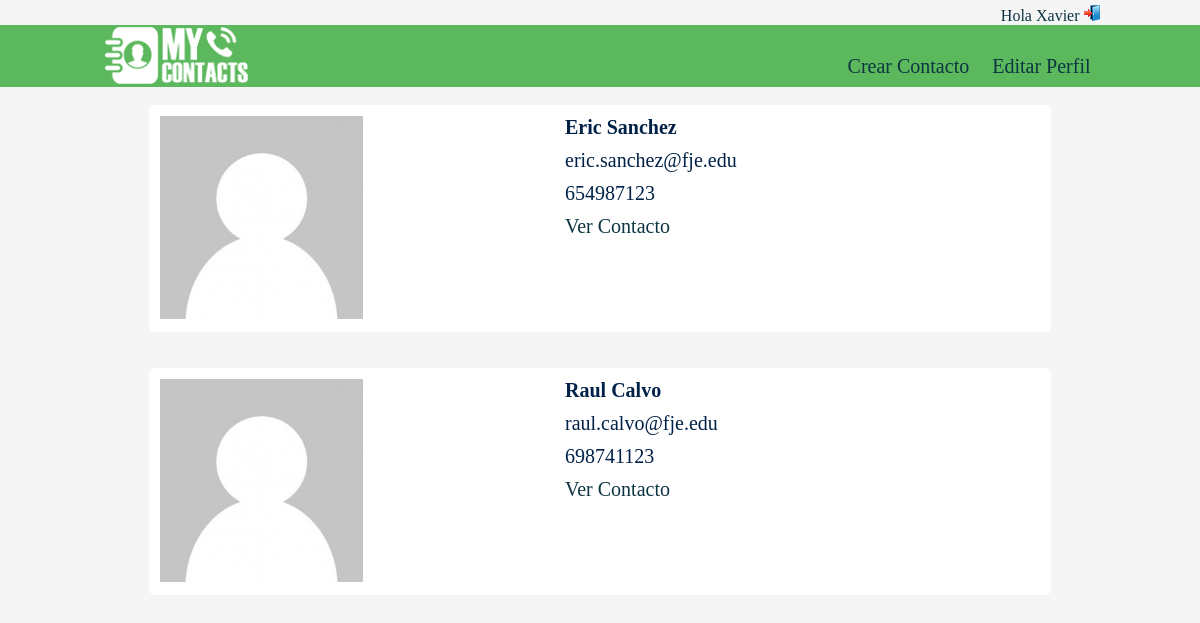
Screenshot of /Proyecto4_1/principal.php (signed in) with the database file from the repository.
### tables this page shows
CREATE TABLE IF NOT EXISTS `tbl_contactos` (
`id_contacto` int(11) NOT NULL,
  `nombre_cont` varchar(20) NOT NULL,
  `apellido_cont` varchar(35) NOT NULL,
  `mail_cont` varchar(50) NOT NULL,
  `dir_cont` text NOT NULL,
  `tel_cont` int(9) NOT NULL,
  `mobil_cont` int(9) NOT NULL,
  `id_ubicacion` int(11) NOT NULL,
  `id_usuario` int(11) NOT NULL,
  `id_tipo_cont` int(11) NOT NULL
);

### Proyecto4_1/principal.php (the view, shortened to what this page needs)
<?php
  include("conexion.proc.php");
$sql_contactos = "SELECT * FROM tbl_contactos WHERE $_SESSION[id] = id_usuario";
?>
<!DOCTYPE html>
<html>
  <head>
      <link rel="stylesheet" type="text/css" href="css/estilo.css" media="screen" />
      <link rel="stylesheet" href="https://maxcdn.bootstrapcdn.com/font-awesome/4.4.0/css/font-awesome.min.css">
  </head>
    <body>
<a name="top">
      <div id="barraNegra">
        <div id="barraLogin">
          <ul id="listaLogin">
            <li id="identificate">Hola <?php echo $_SESSION['nombre']?> </li>
            <li><a href="salir.php"><img src="img/exit.png" alt="Salir" title="Salir" /></a></li>
          </ul>
        </div>
      </div>
      <header>
        <section id="cabecera">
          <figure>
            <a href="principal.php"><img src="img/logoMyContacts.png"/></a>
          </figure>
          <nav>
            <ul>
              <a href='crearcontacto.php'><li>Crear Contacto</li></a>
              <a href='modificarperfil.php'><li>Editar Perfil</li></a>
            </ul>
          </nav>
        </section>
      </header>
      <main>
          <section id="centro">
            <?php
              $datos = mysqli_query($con,$sql_contactos);
              if(mysqli_num_rows($datos)!=0){
                while ($mostrar = mysqli_fetch_array($datos)) {
            ?>
             <div id="divMaterial"><br/>
                <form id="formMaterial" action="php/reservar.php" method="get">
                  <div id="formQuery">
                    <div id="formQueryFoto">
                      <p><img class ="fotoMini" src="img/contactos/avatar.png" alt="" title"" /></p>
                    </div>
                    <div id="formQueryTexto">
                      <p id="formTituloMaterial"><?php echo utf8_encode($mostrar['nombre_cont']);?> <?php echo utf8_encode($mostrar['apellido_cont']); ?><p>
                      <p><?php echo utf8_encode($mostrar['mail_cont']); ?><p>
                      <p><?php echo utf8_encode($mostrar['mobil_cont']); ?><p>
                      <p><a href='contacto.php' <?php $_SESSION['id_contacto']='id_contacto'?>>Ver Contacto</a><p>
                    </div>
                  </div><br/>
                </form>
              </div><br/>
            <?php
              }
              }else{
                echo "No hay datos";
              }
            ?>
          </section>
        </main>
    </body>
</html>

### Proyecto4_1/css/estilo.css (style rules this page uses)
* { margin: 0; padding: 0; }
body { background-color: #f5f5f5; }
a { text-decoration: none; color: #0d3541; }
#barraNegra { background-color: #f5f5f5; width: 100%; height: 25px; min-width: 999px; }
#barraLogin { margin: 0 auto; position: relative; width: 999px; }
#listaLogin { float: right; padding-top: 5px; text-decoration: none; }
#listaLogin li { display: inline; color: #0d3541; }
#listaLogin li a { color: #0d3541; text-decoration: none; }
header { text-align: center; background-color: #5cb85c; width: 100%; height: 62px; position: relative; }
section { position: relative; margin: 0 auto; width: 999px; height: 62px; background-color: #5cb85c; }
figure { position: relative; float: left; width: 25%; height: 62px; }
figure img { position: relative; float: left; }
nav { position: relative; float: right; width: 75%; height: 62px; }
nav ul { color: white; text-align: right; text-decoration: none; padding-top: 30px; font-size: 20px; }
nav ul li { display: inline; text-align: right; padding-right: 9px; padding-left: 9px; }
main { margin: 0 auto; width: 100%; height: 500px; }
#centro { background-color: #f5f5f5; background-repeat: no-repeat; background-position: center center; width: 100%; height: 500px; margin: 0 auto; }
form p { color: white; font-size: 20px; margin-bottom: 10px; }
#divMaterial { margin: 0 auto; width: 999px; }
#formMaterial { background-color: white; width: 900px; height: 225px; margin: 0 auto; border: 1px solid white; border-radius: 5px; }
#formQuery { padding: 10px; width: 90%; height: 200px; }
.fotoMini { width: 50%; }
#formQueryFoto { float: left; width: 50%; }
#formQueryTexto { float: left; width: 50% }
#formQueryTexto p { color: #002147; }
#formTituloMaterial { font-weight: bold; }

### rows the page displays
tbl_contactos: nombre_cont "Eric", apellido_cont "Sanchez", mail_cont "eric.sanchez@fje.edu", mobil_cont "654987123"
tbl_contactos: nombre_cont "Raul", apellido_cont "Calvo", mail_cont "raul.calvo@fje.edu", mobil_cont "698741123"

### other values shown
$_SESSION['nombre'] "Xavier"
